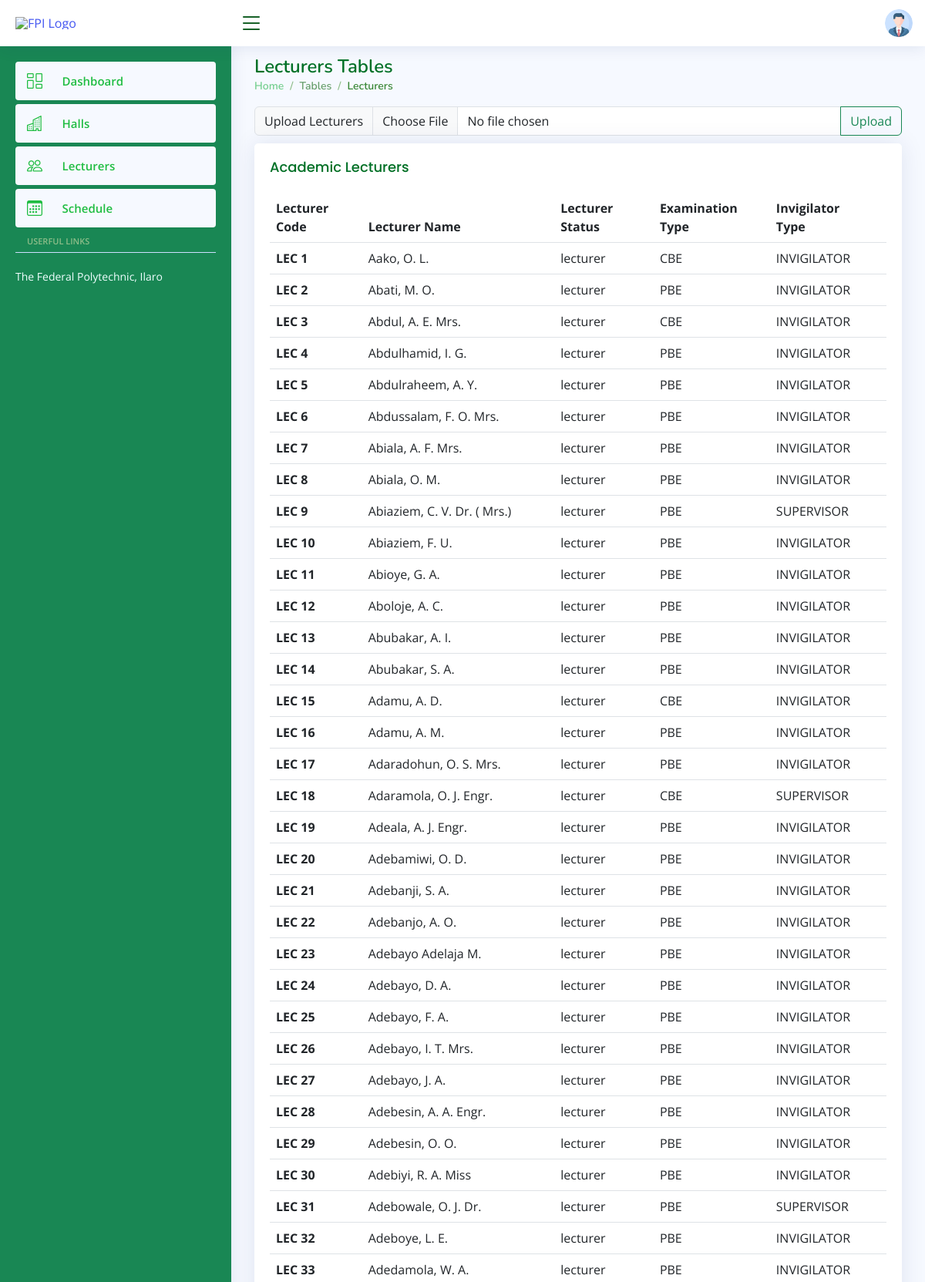
/lecturers (signed in, upper part), run on the app's committed database.
### invigilation/models.py (models this page shows, shortened)
class Lecturer(models.Model):
    LEVEL = (
        ('Assisstant', 'Assisstant Lecturers'),
        ('Lecturer 1', 'Lecturer 1'),
        ('Lecturer 2', 'Lecturer 2'),
        ('Lecturer 3', 'Lecturer 3'),
        ('Senior', 'Senior Lecturer'),
        ('Principal', 'Principal Lecturer'),
        ('Chief', 'Chief Lecturer'),
        ('HOD', 'Head of Department')
    )
    EXAM_TYPE = (
        ('CBE', 'Computer Based Exam'),
        ('PBE', 'Written Exam')
    )
    INVIGILATION_TYPE = (
        ('SUPERVISOR', 'Supervisor'),
        ('INVIGILATOR', 'Invigilator')
    )
    lecturer_name = models.CharField(max_length=50)
    lecturer_code = models.CharField(max_length=10)
    lecturer_level = models.CharField(max_length=50, choices=LEVEL)
    invigilation_type = models.CharField(
        max_length=20, choices=INVIGILATION_TYPE)
    exam_type = models.CharField(max_length=50, choices=EXAM_TYPE)
    class META:
        ordering = ['lecturer_code']

### invigilation/views.py (the view)
# urls.py: path('lecturers', views.lecturers, name='lecturers'),
@login_required(login_url='login')
def lecturers(request):
    lecturerss = Lecturer.objects.all()
    context = {"lecturer_data": lecturerss}
    return render(request, 'invigilation/lecturers.html', context)

### invigilation/templates/invigilation/lecturers.html (shortened to what this page needs)
{% extends './activity.html' %} {% comment %} Dashboard Screen {% endcomment %}
{% block activity_screen %}
<main id="main" class="main pt-0 mt-4">
	<div class="pagetitle">
		<h1>Lecturers Tables</h1>
		<nav>
			<ol class="breadcrumb">
				<li class="breadcrumb-item">
					<a href="{% url 'dashboard' %}">Home</a>
				</li>
				<li class="breadcrumb-item">Tables</li>
				<li class="breadcrumb-item active">Lecturers</li>
			</ol>
		</nav>
		<form
			action="{% url 'upload_lecturers' %}"
			method="POST"
			enctype="multipart/form-data">
			<div class="input-group col-md-3">
				<label for="lecturers" class="input-group-text"
					>Upload Lecturers</label
				>
				<input
					type="file"
					class="form-control"
					name="lecturers"
					id="lecturers"
					aria-describedby="inputGroupFileAddon04"
					accept=".csv" />
				<button
					class="btn btn-outline-success"
					type="submit"
					id="inputGroupFileAddon04">
					Upload
				</button>
			</div>
		</form>
	</div>
	<section class="section">
		<div class="row">
			<div class="col-lg-12">
				<div class="card">
					<div class="card-body">
						<h5 class="card-title">Academic Lecturers</h5>
						<table class="table datatable">
							<thead>
								<tr>
									<th scope="col">Lecturer Code</th>
									<th scope="col">Lecturer Name</th>
									<th scope="col">Lecturer Status</th>
									<th scope="col">Examination Type</th>
									<th scope="col">Invigilator Type</th>
									<th scope="col"></th>
								</tr>
							</thead>
							<tbody>
								{% for data in lecturer_data %}
								<tr>
									<th scope="row">
										{{ data.lecturer_code }}
									</th>
									<td>{{ data.lecturer_name }}</td>
									<td>{{ data.lecturer_level }}</td>
									<td>{{ data.exam_type }}</td>
									<td>{{ data.invigilation_type }}</td>
									<td></td>
								</tr>
								{% endfor %}
							</tbody>
						</table>
					</div>
				</div>
			</div>
		</div>
	</section>
</main>
{% endblock activity_screen %}

### invigilation/static/assets/css/style.css (style rules this page uses)
:root { scroll-behavior: smooth; }
body { font-family: "Open Sans", sans-serif; background: #f6f9ff; color: #444444; }
a { color: #4154f1; text-decoration: none; }
h1, h2, h3, h4, h5, h6 { font-family: "Nunito", sans-serif; }
#main { margin-top: 60px; padding: 20px 30px; transition: all 0.3s; }
.pagetitle { margin-bottom: 10px; }
.pagetitle h1 { font-size: 24px; margin-bottom: 0; font-weight: 600; color: #017026; }
.card { margin-bottom: 30px; border: none; border-radius: 5px; box-shadow: 0px 0 30px rgba(1, 41, 112, 0.1); }
.card-title { padding: 20px 0 15px 0; font-size: 18px; font-weight: 500; color: #017026; font-family: "Poppins", sans-serif; }
.card-body { padding: 0 20px 20px 20px; }
.breadcrumb { font-size: 14px; font-family: "Nunito", sans-serif; color: #669e6a; font-weight: 600; }
.breadcrumb a { color: #76cf90; transition: 0.3s; }
.breadcrumb .breadcrumb-item::before { color: #8dbd89; }
.breadcrumb .active { color: #388635; font-weight: 600; }
@media (min-width: 1200px) { #main, #footer { margin-left: 300px; } }

### data on the page
Lecturer: lecturer_code "LEC 1", lecturer_name "Aako, O. L.", lecturer_level "lecturer", exam_type "CBE", invigilation_type "INVIGILATOR"
Lecturer: lecturer_code "LEC 2", lecturer_name "Abati, M. O.", lecturer_level "lecturer", exam_type "PBE", invigilation_type "INVIGILATOR"
Lecturer: lecturer_code "LEC 3", lecturer_name "Abdul, A. E. Mrs.", lecturer_level "lecturer", exam_type "CBE", invigilation_type "INVIGILATOR"
Lecturer: lecturer_code "LEC 4", lecturer_name "Abdulhamid, I. G.", lecturer_level "lecturer", exam_type "PBE", invigilation_type "INVIGILATOR"
Lecturer: lecturer_code "LEC 5", lecturer_name "Abdulraheem, A. Y.", lecturer_level "lecturer", exam_type "PBE", invigilation_type "INVIGILATOR"
Lecturer: lecturer_code "LEC 6", lecturer_name "Abdussalam, F. O. Mrs.", lecturer_level "lecturer", exam_type "PBE", invigilation_type "INVIGILATOR"
Lecturer: lecturer_code "LEC 7", lecturer_name "Abiala, A. F. Mrs.", lecturer_level "lecturer", exam_type "PBE", invigilation_type "INVIGILATOR"
Lecturer: lecturer_code "LEC 8", lecturer_name "Abiala, O. M.", lecturer_level "lecturer", exam_type "PBE", invigilation_type "INVIGILATOR"
Lecturer: lecturer_code "LEC 9", lecturer_name "Abiaziem, C. V. Dr. ( Mrs.)", lecturer_level "lecturer", exam_type "PBE", invigilation_type "SUPERVISOR"
Lecturer: lecturer_code "LEC 10", lecturer_name "Abiaziem, F. U.", lecturer_level "lecturer", exam_type "PBE", invigilation_type "INVIGILATOR"
Lecturer: lecturer_code "LEC 11", lecturer_name "Abioye, G. A.", lecturer_level "lecturer", exam_type "PBE", invigilation_type "INVIGILATOR"
Lecturer: lecturer_code "LEC 12", lecturer_name "Aboloje, A. C.", lecturer_level "lecturer", exam_type "PBE", invigilation_type "INVIGILATOR"
Lecturer: lecturer_code "LEC 13", lecturer_name "Abubakar, A. I.", lecturer_level "lecturer", exam_type "PBE", invigilation_type "INVIGILATOR"
Lecturer: lecturer_code "LEC 14", lecturer_name "Abubakar, S. A.", lecturer_level "lecturer", exam_type "PBE", invigilation_type "INVIGILATOR"
Lecturer: lecturer_code "LEC 15", lecturer_name "Adamu, A. D.", lecturer_level "lecturer", exam_type "CBE", invigilation_type "INVIGILATOR"
Lecturer: lecturer_code "LEC 16", lecturer_name "Adamu, A. M.", lecturer_level "lecturer", exam_type "PBE", invigilation_type "INVIGILATOR"
Lecturer: lecturer_code "LEC 17", lecturer_name "Adaradohun, O. S. Mrs.", lecturer_level "lecturer", exam_type "PBE", invigilation_type "INVIGILATOR"
Lecturer: lecturer_code "LEC 18", lecturer_name "Adaramola, O. J. Engr.", lecturer_level "lecturer", exam_type "CBE", invigilation_type "SUPERVISOR"
Lecturer: lecturer_code "LEC 19", lecturer_name "Adeala, A. J. Engr.", lecturer_level "lecturer", exam_type "PBE", invigilation_type "INVIGILATOR"
Lecturer: lecturer_code "LEC 20", lecturer_name "Adebamiwi, O. D.", lecturer_level "lecturer", exam_type "PBE", invigilation_type "INVIGILATOR"
Lecturer: lecturer_code "LEC 21", lecturer_name "Adebanji, S. A.", lecturer_level "lecturer", exam_type "PBE", invigilation_type "INVIGILATOR"
Lecturer: lecturer_code "LEC 22", lecturer_name "Adebanjo, A. O.", lecturer_level "lecturer", exam_type "PBE", invigilation_type "INVIGILATOR"
Lecturer: lecturer_code "LEC 23", lecturer_name "Adebayo Adelaja M.", lecturer_level "lecturer", exam_type "PBE", invigilation_type "INVIGILATOR"
Lecturer: lecturer_code "LEC 24", lecturer_name "Adebayo, D. A.", lecturer_level "lecturer", exam_type "PBE", invigilation_type "INVIGILATOR"
Lecturer: lecturer_code "LEC 25", lecturer_name "Adebayo, F. A.", lecturer_level "lecturer", exam_type "PBE", invigilation_type "INVIGILATOR"
Lecturer: lecturer_code "LEC 26", lecturer_name "Adebayo, I. T. Mrs.", lecturer_level "lecturer", exam_type "PBE", invigilation_type "INVIGILATOR"
Lecturer: lecturer_code "LEC 27", lecturer_name "Adebayo, J. A.", lecturer_level "lecturer", exam_type "PBE", invigilation_type "INVIGILATOR"
Lecturer: lecturer_code "LEC 28", lecturer_name "Adebesin, A. A. Engr.", lecturer_level "lecturer", exam_type "PBE", invigilation_type "INVIGILATOR"
Lecturer: lecturer_code "LEC 29", lecturer_name "Adebesin, O. O.", lecturer_level "lecturer", exam_type "PBE", invigilation_type "INVIGILATOR"
Lecturer: lecturer_code "LEC 30", lecturer_name "Adebiyi, R. A. Miss", lecturer_level "lecturer", exam_type "PBE", invigilation_type "INVIGILATOR"
Lecturer: lecturer_code "LEC 31", lecturer_name "Adebowale, O. J. Dr.", lecturer_level "lecturer", exam_type "PBE", invigilation_type "SUPERVISOR"
Lecturer: lecturer_code "LEC 32", lecturer_name "Adeboye, L. E.", lecturer_level "lecturer", exam_type "PBE", invigilation_type "INVIGILATOR"
Lecturer: lecturer_code "LEC 33", lecturer_name "Adedamola, W. A.", lecturer_level "lecturer", exam_type "PBE", invigilation_type "INVIGILATOR"
